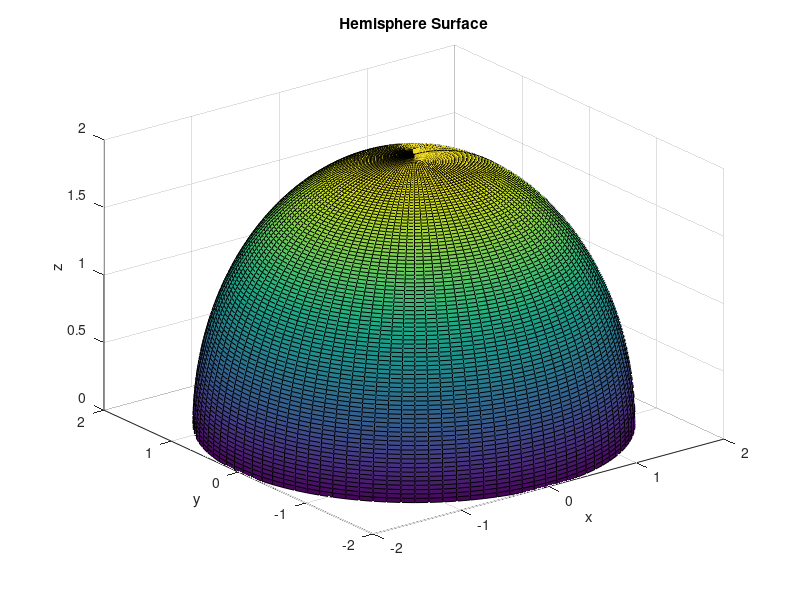

This chart was generated by the following MATLAB code:
% 作出下列函数图像
% (6) 半球面 x = 2sin(\fi)cos(\theta), y = 2sin(\fi)sin(\theta), z = 2cos(\fi), 0 <= \theta <= 2\pi, 0 <= \fi <= (1/2)\pi 

% 定义\theta和\fi的范围
theta = linspace(0, 2*pi, 100);
fi = linspace(0, pi/2, 100);

% 生成网格
[Theta, Fi] = meshgrid(theta, fi);

% 计算x, y, z的值
X = 2 * sin(Fi) .* cos(Theta);
Y = 2 * sin(Fi) .* sin(Theta);
Z = 2 * cos(Fi);

% 绘制半球面
surf(X, Y, Z);
title('Hemisphere Surface');
xlabel('x');
ylabel('y');
zlabel('z');